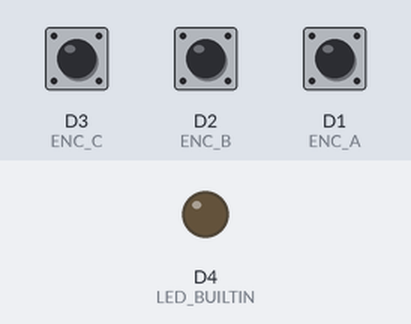
A sketch run on a simulated ESP8266 (NodeMCU). On the bench: output pins drawn as LEDs (lit = HIGH, except the on-board LED, lit = LOW). The inputs (shaded band) are chosen by the test bench; at power-on: D3 (ENC_C) HIGH, D2 (ENC_B) HIGH, D1 (ENC_A) HIGH. What the sketch prints to the serial monitor is not drawn.

Above: at 1.2 s.
1.3 s: D3 (ENC_C) pulled LOW for 0.15 s
Timing chart, 0 to 4.3 s (numbered marks = the images above; inputs shaded):
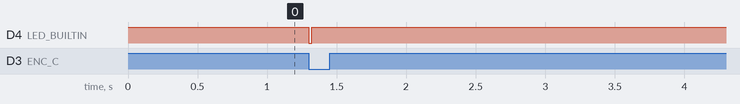

The sketch:

encodeur-rotatif-KY-040-test-1.ino
```cpp
/*

LECTURE D’UN ENCODEUR ROTATIF KY-040
====================================

# DESCRIPTION DU PROGRAMME
Lecture d’un encodeur rotatif KY-040

Ce programme est basé sur celui d’Oleg Mazurov
https://www.circuitsathome.com/mcu/reading-rotary-encoder-on-arduino

# RÉFÉRENCE DE L’ENCODEUR
http://www.banggood.com/5Pcs-5V-KY-040-Rotary-Encoder-Module-For-Arduino-AVR-PIC-p-951151.html

# CONNEXIONS DE L’ENCODEUR KY-040 SUR ESP8266
    GND              ⇒   GND
    +                ⇒   +3.3V
    SW  (bouton)     ⇒   D3 (GPIO 0)
    DT  (encodeur)   ⇒   D2 (GPIO 4)
    CLK (encodeur)   ⇒   D1 (GPIO 5)

juin 2017, ouilogique.com

*/

#include "encoder.h"


void setup()
{
  Serial.begin( 115200 );
  initEncodeur();
  pinMode( LED_BUILTIN, OUTPUT );
  digitalWrite( LED_BUILTIN, HIGH );
}


void loop()
{
  // Lecture et affichage des valeurs de l’encodeur.
  if( encodeurTourne )
  {
    displayValues( lectureEncodeur( false ) );
    encodeurTourne = false;
  }

  // Si le bouton est pressé, on remet le compteur à 0.
  if( boutonPresse )
  {
    displayValues( lectureEncodeur( true ) );
    digitalWrite( LED_BUILTIN, LOW );
    delay( 20 );
    digitalWrite( LED_BUILTIN, HIGH );
    boutonPresse = false;
  }

  yield();
}


void displayValues( encType encodeurVal )
{
  if( encodeurVal.valid )
  {
    // Pour visionnement dans le traceur série de l’IDE Arduino (CMD-SHIFT-L)
    Serial.println( encodeurVal.encVal );
  }
}
```

encoder.h
```cpp
/*
*/

#ifndef ENCODER_H
#define ENCODER_H

#include <Arduino.h>

typedef struct
{
  int8_t encVal;
  bool valid;
} encType;

encType lectureEncodeur( bool reset );
int8_t lectureBruteEncodeur();
void interruptionEncodeur();
void interruptionBouton();

// Modifier ici la sensibilité de l’encodeur pour qu’il ne réagisse
// pas trop vite. Cette valeur représente le nombre de millisecondes
// avant un changement sur la sortie.
static const long sensibiliteEncodeur = 50;

// Gamme de sortie de l’encodeur. À modifier en fonction de l’application.
static const int8_t minVal = 0;
static const int8_t maxVal = 10;

// Connexions de l’encodeur
#define ENC_A D1
#define ENC_B D2
#define ENC_C D3


#define ENC_A_Read   digitalRead( ENC_A )
#define ENC_B_Read   digitalRead( ENC_B )
#define ENC_C_Read ! digitalRead( ENC_C )

bool ENC_A_Val;
bool ENC_B_Val;
bool ENC_C_Val;

bool encodeurTourne = false;
bool boutonPresse   = false;


void initEncodeur()
{
  pinMode( ENC_A, INPUT ); // Il y a une pull-up de 10 kΩ sur l’encodeur.
  pinMode( ENC_B, INPUT ); // Il y a une pull-up de 10 kΩ sur l’encodeur.
  pinMode( ENC_C, INPUT_PULLUP );

  attachInterrupt( digitalPinToInterrupt( ENC_A ), interruptionEncodeur, CHANGE );
  attachInterrupt( digitalPinToInterrupt( ENC_B ), interruptionEncodeur, CHANGE );
  attachInterrupt( digitalPinToInterrupt( ENC_C ), interruptionBouton,   FALLING ); // !! RISING et FALLING sont inversés en INPUT_PULLUP.
  encodeurTourne = true;
}


encType lectureEncodeur( bool reset )
{
  static int8_t compteur = 0;
  int8_t encodeurVal;
  encType encodeurValOut;
  encodeurValOut.encVal = 0;
  encodeurValOut.valid = true;

  if( reset )
  {
    compteur = 0;
    encodeurValOut.encVal = 0;
    encodeurValOut.valid = true;
    return encodeurValOut;
  }

  encodeurVal = lectureBruteEncodeur();
  if( encodeurVal == 0 )
  {
    encodeurValOut.encVal = compteur;
    encodeurValOut.valid = false;
    return encodeurValOut;
  }

  // Mise à jour du compteur et coercition dans la gamme minVal..maxVal
  if( compteur < minVal || ( compteur == minVal && encodeurVal < 0 ) )
    compteur = minVal;
  else if( compteur > maxVal || ( compteur == maxVal && encodeurVal > 0 ) )
    compteur = maxVal;
  else
    compteur = compteur + encodeurVal;

  encodeurValOut.encVal = compteur;
  encodeurValOut.valid = true;

  return encodeurValOut;
}


int8_t lectureBruteEncodeur()
{
  // Lecture des signaux de l’encodeur et comparaison
  // avec les valeurs possibles dans le code de Gray.
  // Ceci permet de filtrer la plupart des rebonds de l’encodeur.
  // Les valeurs à 0 représentent les transitions impossibles
  // et qui doivent être supprimées (resultat = 0).
  // Les valeurs à 1 représentent les transitions dans le sens horaire.
  // Les valeurs à -1 représentent les transitions dans le sens anti-horaire.
  static const int8_t enc_states[ 16 ] PROGMEM =
    { 0,-1, 1, 0, 1, 0, 0,-1,-1, 0, 0, 1, 0, 1,-1, 0 };
  static uint8_t old_AB = 0;

  old_AB <<= 2;
  bitWrite( old_AB, 0, ENC_A_Val );
  bitWrite( old_AB, 1, ENC_B_Val );
  uint8_t resultat = pgm_read_byte( &enc_states[ ( old_AB & 0x0F ) ] );

  // On accumule “maxVal” résulats dans un sens ou dans l’autre
  // avant de bouger. Ceci permet de supprimer les derniers rebonds
  // de l’encodeur qui n’ont pas été filtrés ci-dessus.
  if( resultat != 0 )
  {
    static int8_t resultatCumul = 0;
    const int8_t maxVal = 2;
    resultatCumul += resultat;
    if( resultatCumul >= maxVal )
    {
      resultatCumul = maxVal;
      resultat = 1;
    }
    else if( resultatCumul <= -maxVal )
    {
      resultatCumul = -maxVal;
      resultat = -1;
    }
    else
      { resultat = 0; }
  }

  // On rejete quelques lectures pour limiter la sensibilité de l’encodeur
  // et éviter ainsi qu’il ne tourne trop vite.
  static long lastT = millis();
  if( millis() - lastT < sensibiliteEncodeur )
    { resultat = 0; }
  else
    { lastT = millis(); }

  // On retourne le résultat.
  return( resultat );
}


void interruptionEncodeur()
{
  ENC_A_Val = ENC_A_Read;
  ENC_B_Val = ENC_B_Read;
  ENC_C_Val = ENC_C_Read;
  encodeurTourne = true;
}


void interruptionBouton()
{
  boutonPresse = true;
}


#endif //  ENCODER_H
```

Measured:
- after the input at 1.3 s, D4 (LED_BUILTIN): HIGH → LOW at once, → HIGH 0.02 s later
